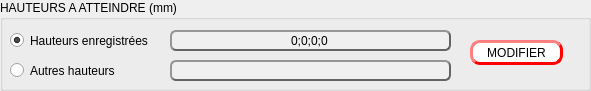
   <widget class="QGroupBox" name="highToAchieve">
    <property name="geometry">
     <rect>
      <x>30</x>
      <y>380</y>
      <width>591</width>
      <height>91</height>
     </rect>
    </property>
    <property name="title">
     <string>HAUTEURS A ATTEINDRE (mm)</string>
    </property>
    <widget class="QRadioButton" name="radioSavedHigh">
     <property name="geometry">
      <rect>
       <x>10</x>
       <y>30</y>
       <width>161</width>
       <height>21</height>
      </rect>
     </property>
     <property name="text">
      <string>Hauteurs enregistrées</string>
     </property>
     <property name="checked">
      <bool>true</bool>
     </property>
    </widget>
    <widget class="QRadioButton" name="radioOtherHigh">
     <property name="geometry">
      <rect>
       <x>10</x>
       <y>60</y>
       <width>161</width>
       <height>21</height>
      </rect>
     </property>
     <property name="text">
      <string>Autres hauteurs</string>
     </property>
    </widget>
    <widget class="QLineEdit" name="savedHigh">
     <property name="enabled">
      <bool>true</bool>
     </property>
     <property name="geometry">
      <rect>
       <x>170</x>
       <y>30</y>
       <width>281</width>
       <height>21</height>
      </rect>
     </property>
     <property name="styleSheet">
      <string notr="true">border-style: outset;
border-width: 2px;
border-radius: 6px;
border-color: rgb(100, 100, 100);
background-color: rgb(240, 240, 240);</string>
     </property>
     <property name="text">
      <string>0;0;0;0</string>
     </property>
     <property name="alignment">
      <set>Qt::AlignCenter</set>
     </property>
     <property name="readOnly">
      <bool>true</bool>
     </property>
    </widget>
    <widget class="QLineEdit" name="otherHigh">
     <property name="geometry">
      <rect>
       <x>170</x>
       <y>60</y>
       <width>281</width>
       <height>21</height>
      </rect>
     </property>
     <property name="styleSheet">
      <string notr="true">border-style: outset;
border-width: 2px;
border-radius: 6px;
border-color: rgb(100, 100, 100);
background-color: rgb(240, 240, 240);</string>
     </property>
     <property name="text">
      <string/>
     </property>
     <property name="alignment">
      <set>Qt::AlignCenter</set>
     </property>
     <property name="readOnly">
      <bool>true</bool>
     </property>
    </widget>
    <widget class="QPushButton" name="highButton">
     <property name="geometry">
      <rect>
       <x>470</x>
       <y>40</y>
       <width>93</width>
       <height>25</height>
      </rect>
     </property>
     <property name="styleSheet">
      <string notr="true">QPushButton
{
	background-color: rgb(255, 255, 255);
	border-style: outset;
	border-radius: 10px;
	border-width: 3px;
	border-color: rgb(255, 0, 0);
}

QPushButton[enabled=&quot;false&quot;]
{
	background-color: rgb(230, 230, 230);
	border-style: outset;
	border-radius: 10px;
	border-width: 3px;
	border-color: rgb(200, 200, 200);
}

QPushButton:pressed
{
	background-color: rgb(255, 0, 0);
	border-style: inset;
	border-color: rgb(255, 0, 0);
}</string>
     </property>
     <property name="text">
      <string>MODIFIER</string>
     </property>
    </widget>
   </widget>
